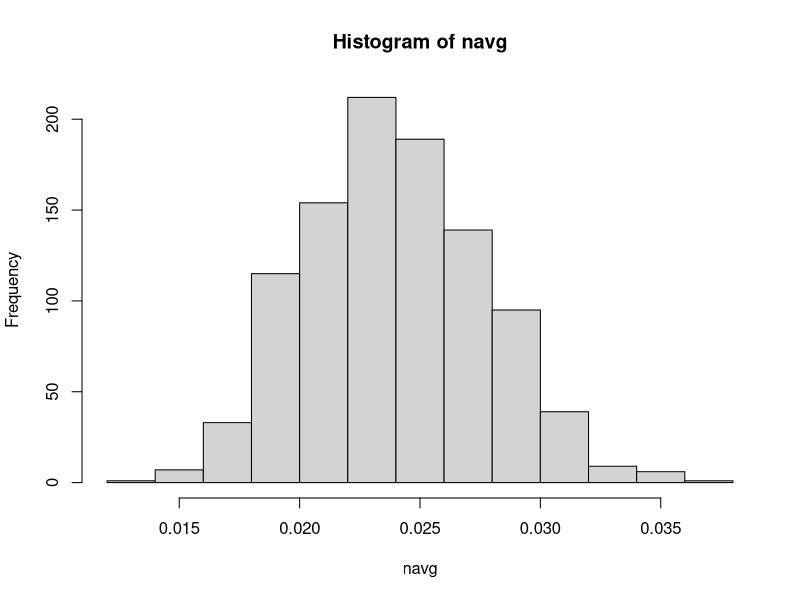
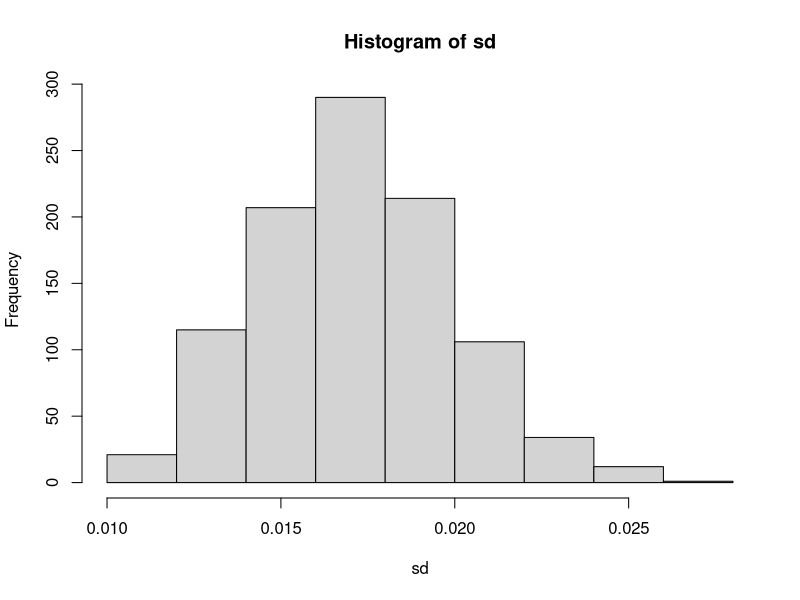
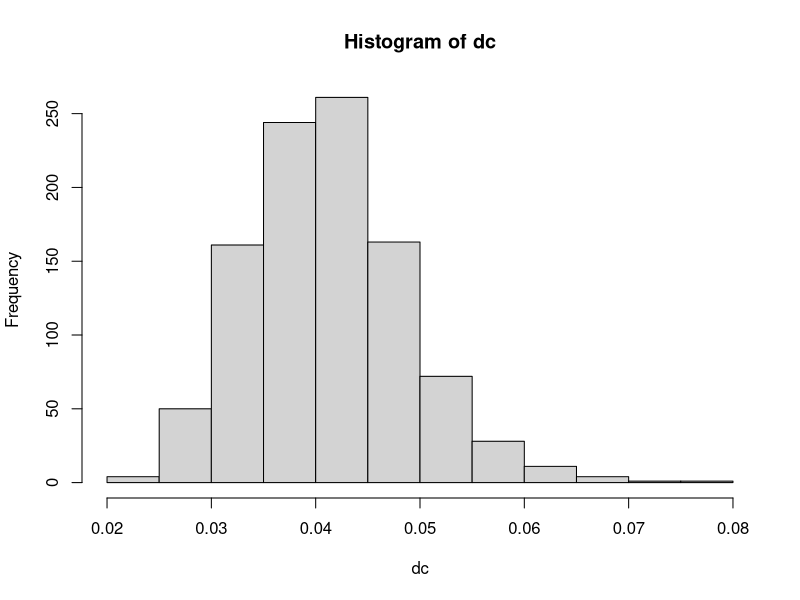
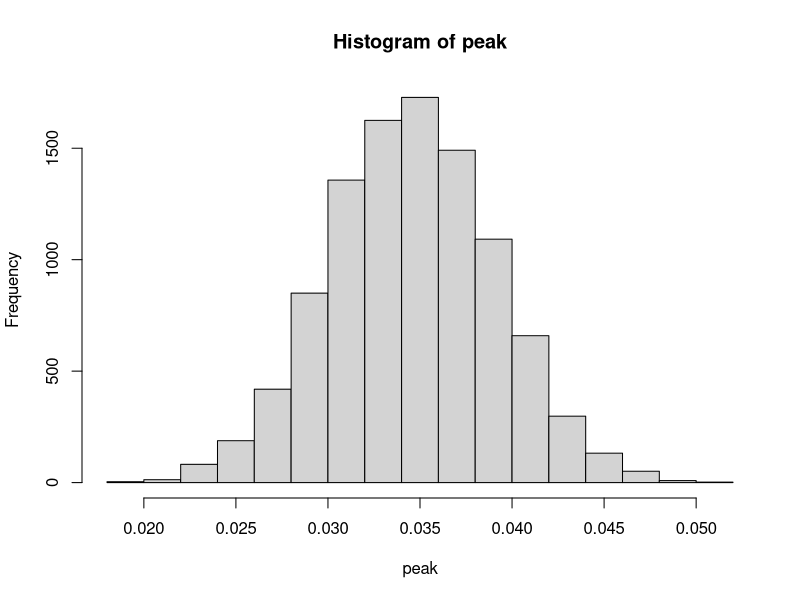

Source code (R) for these figures, in order:
#School closure calculations

school.close.calc <- function(case.prev, base.mortality,chw){
  #This function calculates the elasticity reported in the manuscript
  #Args:
    #case.prev: the cases prevented 15% [13%, 17%] (Cauchemez et al. 2008)
  y <- case.prev/(1-case.prev)  #calculate y
  a.gc <- base.mortality/chw    #\alpha / G(c)
  beta <- y*a.gc
  mort.mult <- (beta*(a.gc)^-1)
  new.mort <-  base.mortality*(1+mort.mult)
  elasticity <- log((1-base.mortality)/(1-new.mort))/chw
  
  results <- c(beta, mort.mult, new.mort, elasticity)
  results <- as.data.frame(results)
  rownames(results) <- c("beta",
                         "percent.mortality.increase",
                         "new.min.mortality",
                         "survival.elasticity.avoided.HCworkers")

  return(results)
}


school.close.calc.boot <- function(n,cp,m,chw,stat){
  require(purrr)
  set.seed(20) #so reproducible
  
  cp.d <- rnorm(n, mean = cp[1], sd = cp[2])
  m.d <- rnorm(n, mean = m[1], sd = m[2])
  chw.d <- rnorm(n, mean = chw[1], sd = chw[2])
  out <- 
    map_dbl(1:n,
            function(x){
              
              school.close.calc(case.prev = cp.d[x], 
                                base.mortality = m.d[x],
                                chw = chw.d[x])[stat,1]
            })
  return(out)
}




#national mean
n=1000
cp=c(.15,.0102)
m=c(.02,.00255)
chw=c(.15,.00102)

navg <- school.close.calc.boot(n,cp,m,chw,4)
hist(navg)
c(mean(navg),quantile(navg,p=c(.05,.95)))*100

#South Dakota
n=1000
cp=c(.15,.0102)
m=c(.02,.00255)
chw=c(.21,.0107)

sd <- school.close.calc.boot(n,cp,m,chw,4)
hist(sd)
c(mean(sd),quantile(sd,p=c(.05,.95)))*100

#Washington DC
n=1000
cp=c(.15,.0102)
m=c(.02,.00255)
chw=c(.088,.00867)

dc <- school.close.calc.boot(n,cp,m,chw,4)
hist(dc)
c(mean(dc),quantile(dc,p=c(.05,.95)))*100


#peak prev
school.close.calc(0.42, 0.02, 0.15)
n=10000
cp=c(.42,.0153)
m=c(.02,.00255)
chw=c(.15,.00102)

peak <- school.close.calc.boot(n,cp,m,chw,3)
hist(peak)
c(mean(peak),quantile(peak,p=c(.05,.95)))*100

